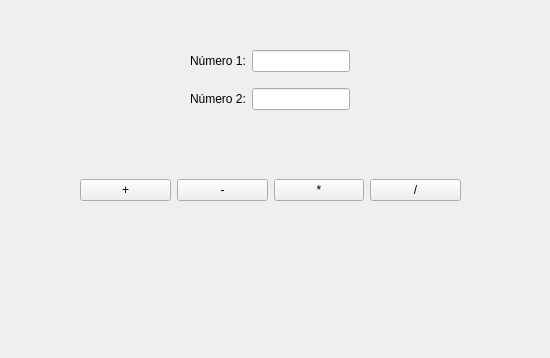
<?xml version="1.0" encoding="UTF-8"?>
<ui version="4.0">
 <class>Form</class>
 <widget class="QWidget" name="Form">
  <property name="geometry">
   <rect>
    <x>0</x>
    <y>0</y>
    <width>550</width>
    <height>358</height>
   </rect>
  </property>
  <property name="windowTitle">
   <string>Form</string>
  </property>
  <widget class="QWidget" name="horizontalLayoutWidget">
   <property name="geometry">
    <rect>
     <x>80</x>
     <y>150</y>
     <width>381</width>
     <height>80</height>
    </rect>
   </property>
   <layout class="QHBoxLayout" name="horizontalLayout">
    <item>
     <widget class="QPushButton" name="boton_sum">
      <property name="text">
       <string>+</string>
      </property>
     </widget>
    </item>
    <item>
     <widget class="QPushButton" name="boton_res">
      <property name="text">
       <string>-</string>
      </property>
     </widget>
    </item>
    <item>
     <widget class="QPushButton" name="boton_mul">
      <property name="text">
       <string>*</string>
      </property>
     </widget>
    </item>
    <item>
     <widget class="QPushButton" name="boton_div">
      <property name="text">
       <string>/</string>
      </property>
     </widget>
    </item>
   </layout>
  </widget>
  <widget class="QLabel" name="salida">
   <property name="geometry">
    <rect>
     <x>80</x>
     <y>250</y>
     <width>381</width>
     <height>31</height>
    </rect>
   </property>
   <property name="text">
    <string/>
   </property>
   <property name="alignment">
    <set>Qt::AlignCenter</set>
   </property>
  </widget>
  <widget class="QWidget" name="gridLayoutWidget_2">
   <property name="geometry">
    <rect>
     <x>190</x>
     <y>40</y>
     <width>160</width>
     <height>80</height>
    </rect>
   </property>
   <layout class="QGridLayout" name="gridLayout_2">
    <item row="0" column="0">
     <widget class="QLabel" name="label">
      <property name="text">
       <string>Número 1:</string>
      </property>
     </widget>
    </item>
    <item row="1" column="0">
     <widget class="QLabel" name="label_2">
      <property name="text">
       <string>Número 2:</string>
      </property>
     </widget>
    </item>
    <item row="0" column="1">
     <widget class="QLineEdit" name="num_1"/>
    </item>
    <item row="1" column="1">
     <widget class="QLineEdit" name="num_2"/>
    </item>
   </layout>
  </widget>
 </widget>
 <resources/>
 <connections/>
</ui>
